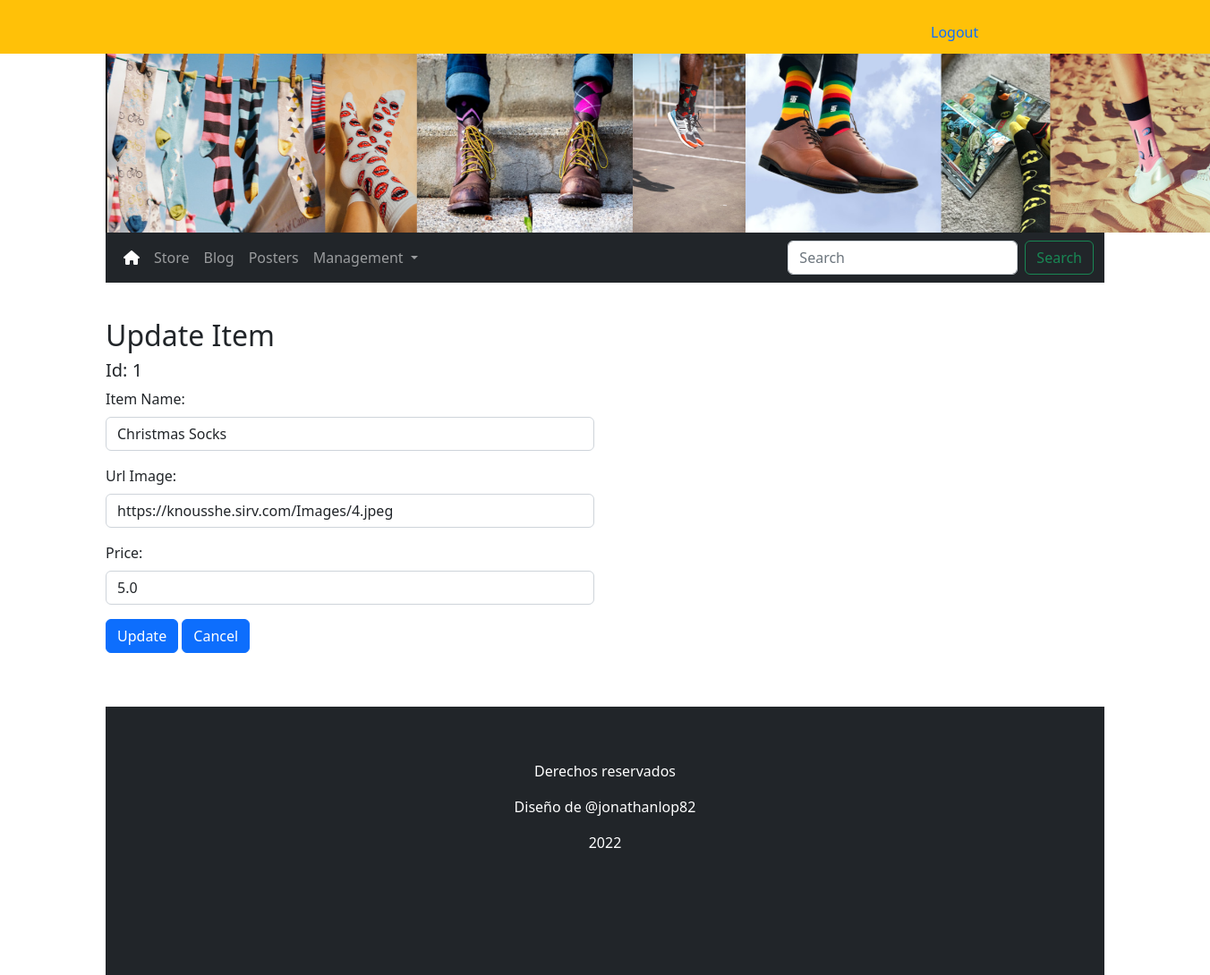
Page /update/1 (signed in) on the committed database.
### app.py (models this page shows, shortened)
class Items(db.Model):
    id = db.Column(db.Integer, primary_key=True)
    name = db.Column(db.String(250), unique=True, nullable=False)
    image = db.Column(db.String(250), nullable=False)
    price = db.Column(db.Float, nullable=False)

### app.py (the view, shortened to what this page needs)
@app.route('/update/<int:id>', methods=["POST","GET"])
@login_required
def update_item(id):
    item = Items.query.filter_by(id=id).first()
    return render_template('updateitem.html', item=item)

### app.py (called while the page is built)
@login_manager.user_loader
def user_loader(user_id):
    return User.query.get(user_id)

### templates/updateitem.html (shortened to what this page needs)
{% extends 'base.html' %}
{% block main %}
<div class="container update-items">
    <h2>Update Item</h2>
    <div class="row">
        <div class="col-6">
            <h5>Id: {{ item.id }}</h5>
            <form action="" method="post">
                <div class="mb-3">
                  <label for="InputName" class="form-label">Item Name:</label>
                  <input type="text" class="form-control" id="InputName" aria-describedby="nameHelp" name="name" value="{{ item.name }}">
                </div>
                <div class="mb-3">
                  <label for="InputUrlImage" class="form-label">Url Image:</label>
                  <input type="text" class="form-control" id="InputUrlImage" name="urlimage" value="{{ item.image }}">
                </div>
                <div class="mb-3">
                    <label for="InputPrice" class="form-label">Price:</label>
                    <input type="text" class="form-control" id="InputPrice" name="price" value="{{ item.price }}">
                  </div>
                <button type="submit" class="btn btn-primary">Update</button>
                <a class="btn btn-primary" href="/update" role="button">Cancel</a>
              </form>
        </div>
        <div class="col-6">
        </div>
    </div>
{% endblock %}

### static/css/styles.css (style rules this page uses)
.update-items { margin-top: 40px; }

### rows in the picture
Items: id "1", name "Christmas Socks", urlimage "https://knousshe.sirv.com/Images/4.jpeg", price "5.0"
